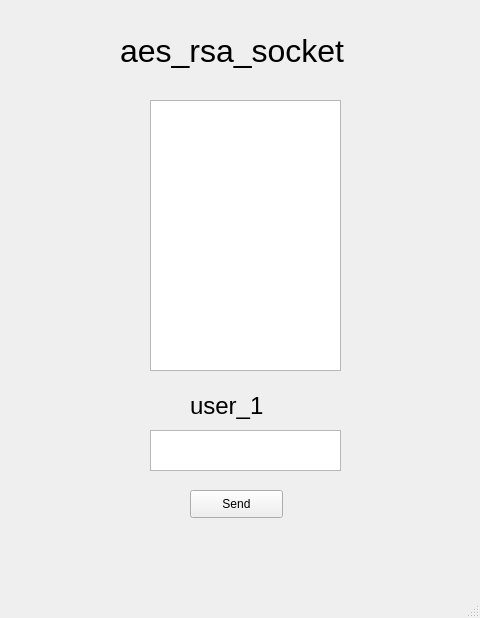
<?xml version="1.0" encoding="UTF-8"?>
<ui version="4.0">
 <class>MainWindow</class>
 <widget class="QMainWindow" name="MainWindow">
  <property name="geometry">
   <rect>
    <x>0</x>
    <y>0</y>
    <width>480</width>
    <height>618</height>
   </rect>
  </property>
  <property name="windowTitle">
   <string>MainWindow</string>
  </property>
  <widget class="QWidget" name="centralwidget">
   <widget class="QLabel" name="label">
    <property name="geometry">
     <rect>
      <x>120</x>
      <y>10</y>
      <width>281</width>
      <height>81</height>
     </rect>
    </property>
    <property name="font">
     <font>
      <pointsize>24</pointsize>
     </font>
    </property>
    <property name="text">
     <string>aes_rsa_socket</string>
    </property>
   </widget>
   <widget class="QTextEdit" name="txt_input1">
    <property name="geometry">
     <rect>
      <x>150</x>
      <y>430</y>
      <width>191</width>
      <height>41</height>
     </rect>
    </property>
   </widget>
   <widget class="QPlainTextEdit" name="txt_chat1">
    <property name="enabled">
     <bool>true</bool>
    </property>
    <property name="geometry">
     <rect>
      <x>150</x>
      <y>100</y>
      <width>191</width>
      <height>271</height>
     </rect>
    </property>
    <property name="readOnly">
     <bool>true</bool>
    </property>
   </widget>
   <widget class="QLabel" name="label_1">
    <property name="geometry">
     <rect>
      <x>190</x>
      <y>380</y>
      <width>111</width>
      <height>51</height>
     </rect>
    </property>
    <property name="font">
     <font>
      <pointsize>18</pointsize>
     </font>
    </property>
    <property name="text">
     <string>user_1</string>
    </property>
   </widget>
   <widget class="QPushButton" name="btn_send1">
    <property name="geometry">
     <rect>
      <x>190</x>
      <y>490</y>
      <width>93</width>
      <height>28</height>
     </rect>
    </property>
    <property name="text">
     <string>Send</string>
    </property>
   </widget>
  </widget>
  <widget class="QMenuBar" name="menubar">
   <property name="geometry">
    <rect>
     <x>0</x>
     <y>0</y>
     <width>480</width>
     <height>26</height>
    </rect>
   </property>
  </widget>
  <widget class="QStatusBar" name="statusbar"/>
 </widget>
 <resources/>
 <connections/>
</ui>
